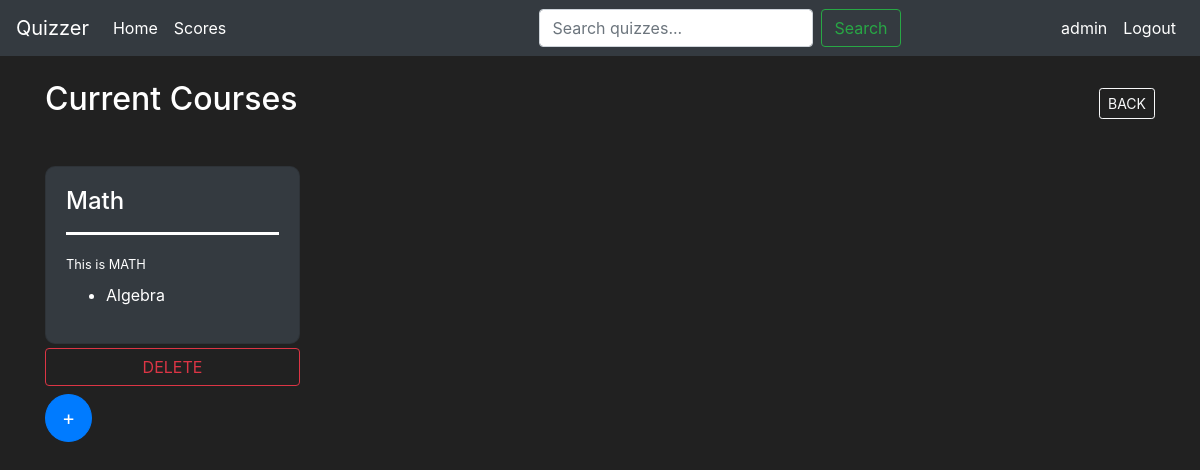
Page / (signed in) on the earlier database version.
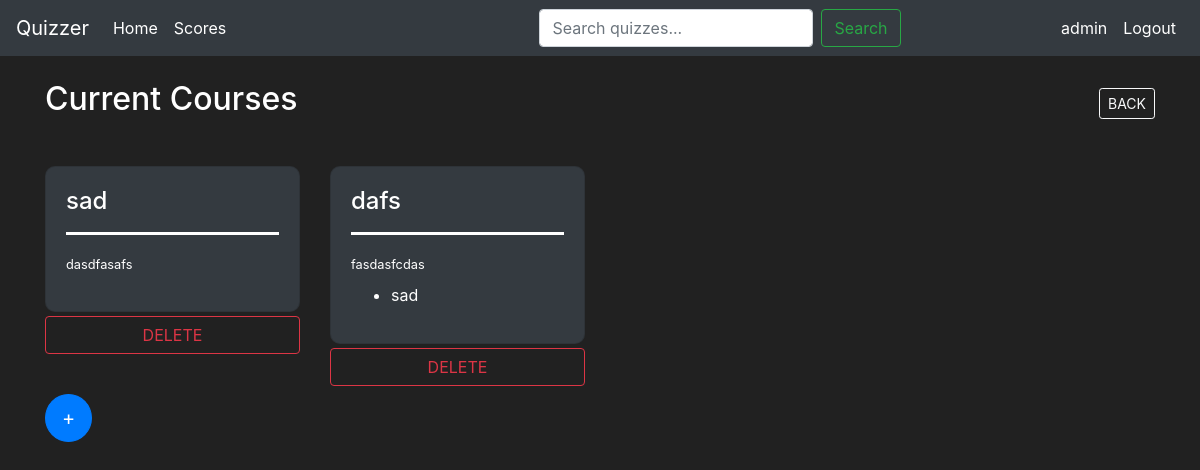
Same page on the later database version.
### models.py (models this page shows)
class Subject(db.Model):
    id = db.Column(db.Integer, primary_key=True)
    name = db.Column(db.String(50), nullable=False)
    description = db.Column(db.String(500), nullable=False)
    chapters = db.relationship('Chapter', backref='subjectsuper',cascade='all, delete', lazy=True)

class Chapter(db.Model):
    id = db.Column(db.Integer, primary_key=True)
    name = db.Column(db.String(50), nullable=False)
    description = db.Column(db.String(500), nullable=False)
    subject_id = db.Column(db.Integer, db.ForeignKey('subject.id'), nullable=False)
    quizzes = db.relationship('Quiz', backref='chaptersuper',cascade='all, delete', lazy=True)

### routes.py (the view)
@app.route('/')
@login_required
def index():
    subject = Subject.query.all()
    chapters = Chapter.query.all()
    return render_template("home.html",subject=subject,chapters=chapters)

### models.py (called while the page is built)
@login_manager.user_loader
def load_user(user_id):
    return User.query.get(int(user_id))

### templates/home.html (shortened to what this page needs)
{% extends "base.html" %}
{% block body %}
<div class="container mt-4">
    <div class="d-flex justify-content-between align-items-center inline ">
        <h2>Current Courses</h2>
        <a href="{{url_for('index')}}" class="btn btn-outline-light btn-sm">BACK</a>
    </div>
        <div class="row mt-3">
            {%for subject in subject%}
            <div class="col-md-3">
                <a href="{{url_for('chapters',sid = subject.id)}}" class="text-decoration-none">
                    <div class="card bg-dark text-white rounded-lg card-hover mt-4">
                        <div class="card-body">
                            <h4 class="card-title">{{subject.name}}</h4>
                            <hr style="border-top: 3px solid white;">
                            <small>{{subject.description}}</small>
                            <ul class="mt-2">
                                {%for chapter in chapters%}
                                    {%if chapter.subject_id==subject.id%}
                                        <li>{{chapter.name}}</li>
                                    {%endif%}
                                {%endfor%}
                            </ul>
                        </div>
                    </div>
                </a>
                {%if current_user.email=='admin'%}
                    <a href="{{url_for('subdel',id=subject.id)}}" class="btn btn-outline-danger btn-block mt-1">DELETE</a>
                {%endif%}
            </div>
            {%endfor%}
        </div>
        {%if current_user.email=='admin'%}
            <a href="{{url_for('subcre')}}" class="btn btn-primary btn-lg rounded-circle ml-auto mt-2 justify-content-center align-items-center">+</a>
        {%endif%}
    </div>
{% endblock %}

Differences in the rows shown:
removed Subject: name "Math", description "This is MATH"
removed Chapter: name "Algebra", shown under Subject "Math"
added Subject: name "sad", description "dasdfasafs"
added Subject: name "dafs", description "fasdasfcdas"
added Chapter: name "sad", shown under "dafs"
